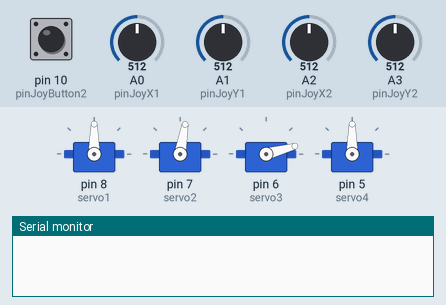
This sketch was run on a simulated Arduino Uno, built with avr-gcc and run on an emulated ATmega328P. Parts: 4 × servo, the last lines printed to the serial monitor. Inputs (shaded band) come from the test bench; at power-on: pin 10 (pinJoyButton2) HIGH, A0 (pinJoyX1) = 512, A1 (pinJoyY1) = 512, A3 (pinJoyY2) = 512, A2 (pinJoyX2) = 512.

Above: at 1.2 s.
1.3 s: pin 10 (pinJoyButton2) pulled LOW for 0.15 s
At 2.1 s:
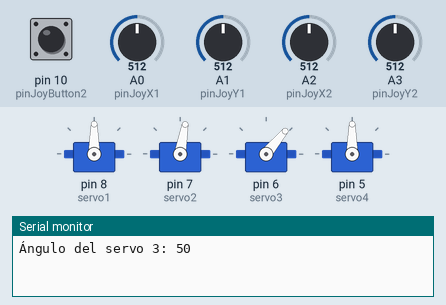
2.9 s: A0 (pinJoyX1) set to 221
4.4 s: A0 (pinJoyX1) set to 203
At 5.0 s:
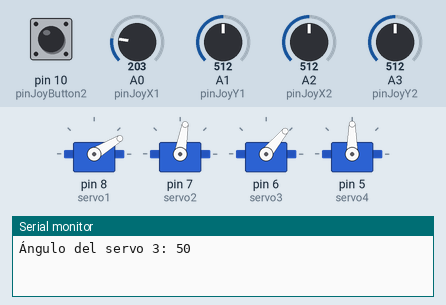
5.9 s: A1 (pinJoyY1) set to 221
7.4 s: A1 (pinJoyY1) set to 205
At 8.2 s:
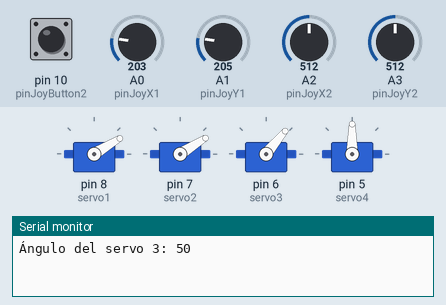
8.9 s: A3 (pinJoyY2) set to 80
At 9.7 s:
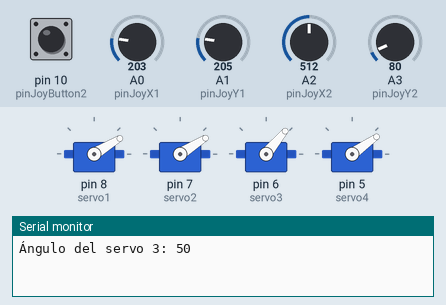
Timing chart, 0 to 11.4 s (numbered marks = the images above; inputs shaded):
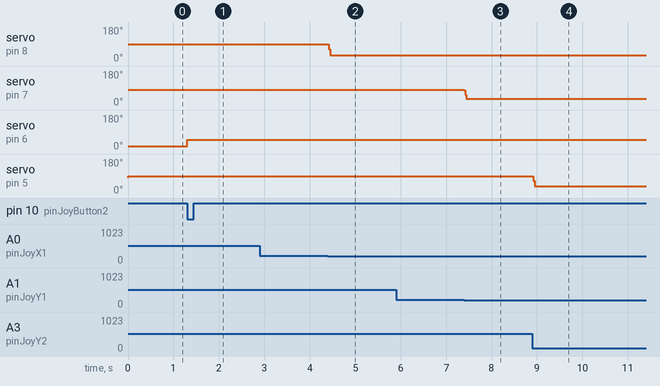

The sketch:

chatsito.ino
```cpp
#include <Servo.h>

// Definición de los servos
Servo servo1;
Servo servo2;
Servo servo3;
Servo servo4;

// Pines para los joysticks
const int pinJoyX1 = A0;
const int pinJoyY1 = A1;
const int pinJoyX2 = A2;
const int pinJoyY2 = A3;

// Pines para los botones de los joysticks
const int pinJoyButton1 = 9;
const int pinJoyButton2 = 10;
bool buttonPressed = false;   // Almacena si el botón está presionado
bool previousButtonState = HIGH; // Estado anterior del botón para detectar cambios

// Ángulos iniciales y objetivos para los servos
int angle1 = 90;
int angle2 = 80;
int angle3 = 15;
int angle4 = 80;

int targetAngle1 = 90;
int targetAngle2 = 80;
int targetAngle4 = 90;

// Umbral para considerar el joystick en reposo
const int threshold = 300;

// Paso de incremento en los ángulos para suavizar el movimiento
const int step = 1;

// Función para mover el servo suavemente
void moveSmoothly(Servo &servo, int &currentAngle, int targetAngle) {
  if (currentAngle < targetAngle) {
    currentAngle += step;
  } else if (currentAngle > targetAngle) {
    currentAngle -= step;
  }
  servo.write(currentAngle);
}

unsigned long previousMillis = 0; // Variable para almacenar el tiempo de la última actualización
const long interval = 20;  // Intervalo de tiempo en milisegundos para actualizar los servos

void setup() {
  // Configurar los botones de los joysticks como entrada
  pinMode(pinJoyButton1, INPUT_PULLUP);
  pinMode(pinJoyButton2, INPUT_PULLUP);

  // Conectar los servos a los pines correspondientes
  servo1.attach(8);
  servo2.attach(7);
  servo3.attach(6);
  servo4.attach(5);

  // Posición inicial de los servos
  servo1.write(angle1);
  servo2.write(angle2);
  servo3.write(angle3);
  servo4.write(angle4);

  // Iniciar comunicación serial (opcional para monitoreo)
  Serial.begin(9600);
}

void loop() {
  // Leer los valores de los joysticks
  int xValue1 = analogRead(pinJoyX1);
  int yValue1 = analogRead(pinJoyY1);
  int xValue2 = analogRead(pinJoyX2);
  int yValue2 = analogRead(pinJoyY2);
  bool buttonState = digitalRead(pinJoyButton2);

  // Comprobar si se ha presionado el botón para alternar el ángulo del servo 3
  if (buttonState == LOW && previousButtonState == HIGH) {
    buttonPressed = !buttonPressed; // Alterna el estado del botón
    if (angle3 == 50) {
      angle3 = 15;  // Si el ángulo es 50, cambia a 15
    } else {
      angle3 = 50;  // Si no, cambia a 50
    }
    servo3.write(angle3);  // Ajusta el servo al nuevo ángulo
    Serial.print("Ángulo del servo 3: ");
    Serial.println(angle3);
  }

  previousButtonState = buttonState;

  // Si el valor del joystick se aleja del centro (más allá del umbral), se actualiza el ángulo objetivo
  if (abs(xValue1 - 512) > threshold) {
    targetAngle1 = map(xValue1, 0, 1023, 0, 160);  // Servo 1 controlado por eje X del Joystick 1
  }

  if (abs(yValue1 - 512) > threshold) {
    targetAngle2 = map(yValue1, 0, 1023, 0, 160);  // Servo 2 controlado por eje Y del Joystick 1
  }

  if (abs(yValue2 - 512) > threshold) {
    targetAngle4 = map(yValue2, 0, 1023, 25, 160);  // Servo 4 controlado por eje Y del Joystick 2
  }

  // Mover los servos suavemente
  moveSmoothly(servo1, angle1, targetAngle1);
  moveSmoothly(servo2, angle2, targetAngle2);
  moveSmoothly(servo4, angle4, targetAngle4);
  moveSmoothly(servo3, angle3, angle3);  // Movemos servo 3 también de manera suave

  // Pausar el ciclo principal para evitar que se ejecute demasiado rápido
  unsigned long currentMillis = millis();
  if (currentMillis - previousMillis >= interval) {
    previousMillis = currentMillis;

    // Opcional: Mostrar los valores de los servos en el monitor serial
    /*
    Serial.print("Servo1: ");
    Serial.print(angle1);
    Serial.print(" | Servo2: ");
    Serial.print(angle2);
    Serial.print(" | Servo3: ");
    Serial.print(angle3);
    Serial.print(" | Servo4: ");
    Serial.println(angle4);
    */
  }
}
```

Measured:
- the behaviour switches between 212 and 211 on A0 (pinJoyX1) (found by bisection; images 1 and 2)
- the behaviour switches between 212 and 211 on A1 (pinJoyY1) (found by bisection; images 2 and 3)
- after the input at 1.3 s, servo on pin 6 (servo3): 15° → 50° at once
- after the input at 2.9 s, every drawn part: stays the same
- after the input at 4.4 s, servo on pin 8 (servo1): 90° → 31° at once
- after the input at 5.9 s, every drawn part: stays the same
- after the input at 7.4 s, servo on pin 7 (servo2): 80° → 32° at once
- after the input at 8.9 s, servo on pin 5 (servo4): 90° → 35° at once
